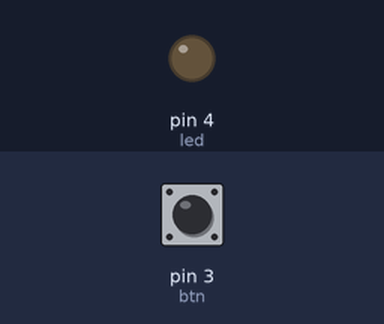
Bench run of a sketch on a simulated Arduino Uno, built with avr-gcc and run on an emulated ATmega328P. Parts: output pins drawn as LEDs (lit = HIGH). The inputs (shaded band) are chosen by the test bench; at power-on: pin 3 (btn) LOW.

Above: at 1.2 s.
1.3 s: pin 3 (btn) pulled HIGH for 0.15 s
At 1.7 s:
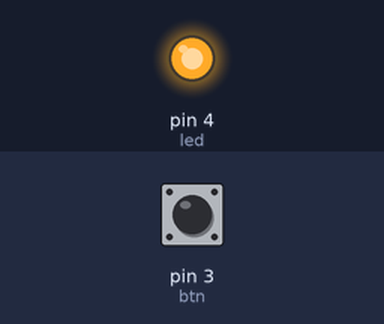
2.9 s: pin 3 (btn) pulled HIGH for 1 s
At 4.2 s:
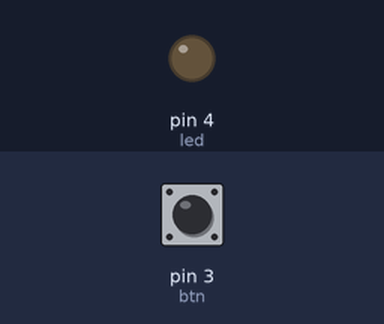
5.4 s: pin 3 (btn) pulled HIGH for 3.2 s
At 8.9 s:
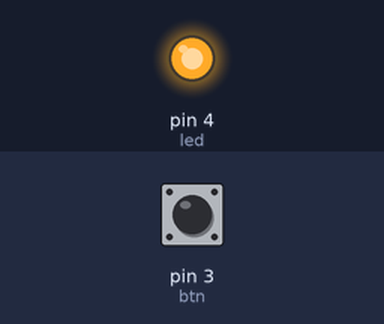
Timing chart, 0 to 10.4 s (numbered marks = the images above; inputs shaded):
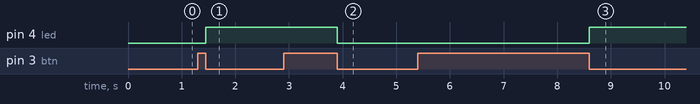

The sketch:

controla_led_por_botao.ino
```cpp
#define btn 3
#define led 4
int btnClicado = 0;
int btnLiberado = 0;

void setup() {
  pinMode(btn, INPUT);
  pinMode(led, OUTPUT);
}

void trocaLed() {
  if (digitalRead(led) == HIGH) {
    digitalWrite(led, LOW);
  } else {
    digitalWrite(led, HIGH);
  }
}

void keyUp() {
  if (btnClicado == 1 and btnLiberado == 1) {
    btnClicado = 0;
    btnLiberado = 0;
    trocaLed();
  }
}

void loop() {
  if (digitalRead(btn) == HIGH) {
    btnClicado = 1;
    btnLiberado = 0;
  } else {
    btnLiberado = 1;
  }
  keyUp();
}
```

Measured:
- after the input at 1.3 s, pin 4 (led): LOW → HIGH after 0.15 s
- after the input at 2.9 s, pin 4 (led): HIGH → LOW after 1.0 s
- after the input at 5.4 s, pin 4 (led): LOW → HIGH after 3.2 s
